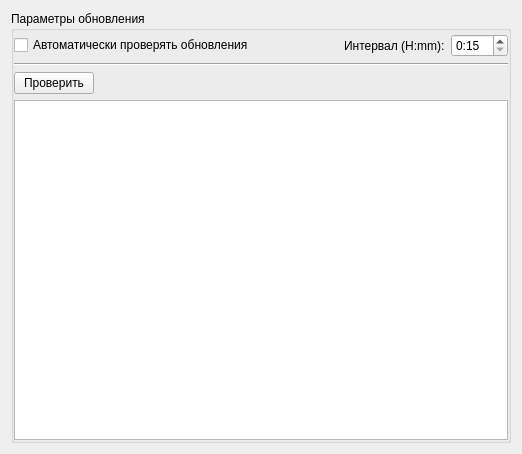
<?xml version="1.0" encoding="UTF-8"?>
<ui version="4.0">
 <class>UpdateOptionsPage</class>
 <widget class="QWidget" name="UpdateOptionsPage">
  <property name="geometry">
   <rect>
    <x>0</x>
    <y>0</y>
    <width>522</width>
    <height>454</height>
   </rect>
  </property>
  <property name="windowTitle">
   <string>Form</string>
  </property>
  <layout class="QVBoxLayout" name="verticalLayout_2">
   <item>
    <widget class="QGroupBox" name="groupBox">
     <property name="title">
      <string>Параметры обновления </string>
     </property>
     <property name="flat">
      <bool>true</bool>
     </property>
     <layout class="QVBoxLayout" name="verticalLayout">
      <property name="leftMargin">
       <number>0</number>
      </property>
      <property name="topMargin">
       <number>3</number>
      </property>
      <property name="rightMargin">
       <number>0</number>
      </property>
      <property name="bottomMargin">
       <number>0</number>
      </property>
      <item>
       <layout class="QHBoxLayout" name="horizontalLayout">
        <item>
         <widget class="QCheckBox" name="autoCheck">
          <property name="text">
           <string>Автоматически проверять обновления</string>
          </property>
         </widget>
        </item>
        <item>
         <spacer name="horizontalSpacer">
          <property name="orientation">
           <enum>Qt::Orientation::Horizontal</enum>
          </property>
          <property name="sizeHint" stdset="0">
           <size>
            <width>40</width>
            <height>20</height>
           </size>
          </property>
         </spacer>
        </item>
        <item>
         <widget class="QLabel" name="label">
          <property name="text">
           <string>Интервал (H:mm):</string>
          </property>
         </widget>
        </item>
        <item>
         <widget class="QTimeEdit" name="intervalEdit">
          <property name="wrapping">
           <bool>false</bool>
          </property>
          <property name="currentSection">
           <enum>QDateTimeEdit::Section::HourSection</enum>
          </property>
          <property name="displayFormat">
           <string>H:mm</string>
          </property>
          <property name="time">
           <time>
            <hour>0</hour>
            <minute>15</minute>
            <second>0</second>
           </time>
          </property>
         </widget>
        </item>
       </layout>
      </item>
      <item>
       <widget class="Line" name="line">
        <property name="orientation">
         <enum>Qt::Orientation::Horizontal</enum>
        </property>
       </widget>
      </item>
      <item>
       <layout class="QHBoxLayout" name="horizontalLayout_2">
        <item>
         <widget class="QPushButton" name="checkButton">
          <property name="text">
           <string>Проверить</string>
          </property>
         </widget>
        </item>
        <item>
         <spacer name="horizontalSpacer_2">
          <property name="orientation">
           <enum>Qt::Orientation::Horizontal</enum>
          </property>
          <property name="sizeHint" stdset="0">
           <size>
            <width>40</width>
            <height>20</height>
           </size>
          </property>
         </spacer>
        </item>
       </layout>
      </item>
      <item>
       <widget class="QTreeView" name="treeView"/>
      </item>
     </layout>
    </widget>
   </item>
  </layout>
 </widget>
 <resources/>
 <connections/>
</ui>
